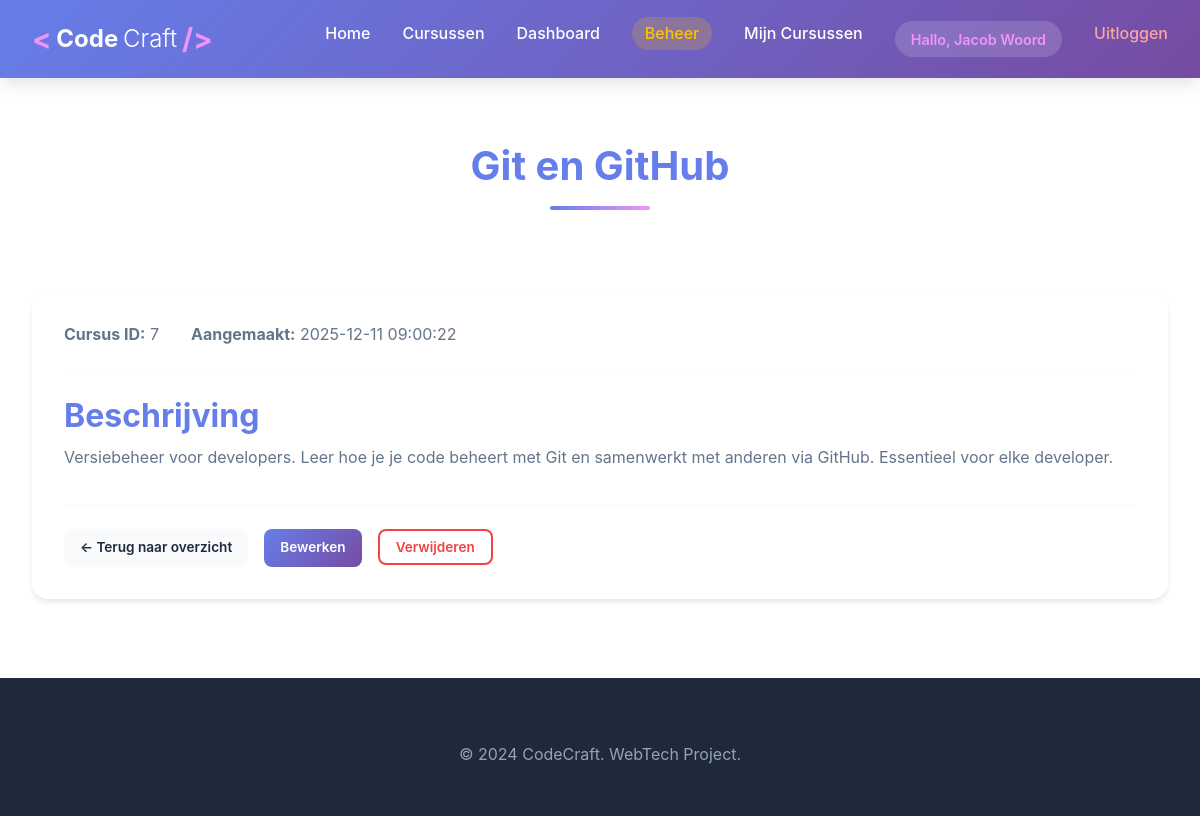
/courses/7 (signed in), run on the app's committed database.
### tables this page shows
CREATE TABLE courses (
            id INTEGER PRIMARY KEY AUTOINCREMENT,
            title TEXT NOT NULL,
            description TEXT,
            created_at DATETIME DEFAULT CURRENT_TIMESTAMP
        );

### py/app.py (the view)
@app.route('/courses/<int:id>')
@admin_required
def view_course(id):
    conn = get_db()
    cursor = conn.cursor()
    cursor.execute('SELECT * FROM courses WHERE id = ?', (id,))
    course = cursor.fetchone()
    conn.close()
    if not course:
        flash('Cursus niet gevonden', 'error')
        return redirect(url_for('list_courses'))
    return render_template('course_detail.html', course=course)

### py/app.py (called while the page is built)
def get_db():
    conn = sqlite3.connect(DATABASE)
    conn.row_factory = sqlite3.Row
    return conn

def admin_required(f):
    @wraps(f)
    def decorated_function(*args, **kwargs):
        if 'user_id' not in session:
            flash('Je moet ingelogd zijn om deze pagina te bekijken.', 'error')
            return redirect(url_for('login_page'))
        if not session.get('is_admin'):
            flash('Je hebt geen toegang tot deze pagina.', 'error')
            return redirect(url_for('index'))
        return f(*args, **kwargs)
    return decorated_function

@app.context_processor
def inject_user():
    return {
        'logged_in': 'user_id' in session,
        'user_name': session.get('user_name'),
        'user_email': session.get('user_email'),
        'is_admin': session.get('is_admin', False)
    }

### templates/course_detail.html (shortened to what this page needs)
{% extends "base.html" %}
{% block content %}
<section class="page-section" id="course-detail">
    <div class="container">
        <h2>{{ course.title }}</h2>
        <div class="course-detail-card">
            <div class="course-meta">
                <p><strong>Cursus ID:</strong> {{ course.id }}</p>
                <p><strong>Aangemaakt:</strong> {{ course['created_at'] }}</p>
            </div>
            <div class="course-description">
                <h3>Beschrijving</h3>
                <p>{{ course.description }}</p>
            </div>
            <div class="course-detail-actions">
                <a href="{{ url_for('list_courses') }}" class="btn-action btn-back">&larr; Terug naar overzicht</a>
                <a href="{{ url_for('edit_course', id=course.id) }}" class="btn-action btn-edit">Bewerken</a>
                <form action="{{ url_for('delete_course', id=course.id) }}" method="POST" style="display: inline;">
                    <button type="submit" class="btn-action btn-delete" onclick="return confirm('Weet je zeker dat je deze cursus wilt verwijderen?')">Verwijderen</button>
                </form>
            </div>
        </div>
    </div>
</section>
{% endblock %}

### static/style.css (style rules this page uses)
:root { --primary-color: #667eea; --primary-dark: #5568d3; --secondary-color: #764ba2; --accent-color: #f093fb; --success-color: #4ade80; --warning-color: #fbbf24; --danger-color: #ef4444; --bg-primary: #ffffff; --bg-secondary: #f8fafc; --bg-dark: #1e293b; --text-primary: #1e293b; --text-secondary: #64748b; --text-light: #94a3b8; --spacing-xs: 0.5rem; --spacing-sm: 1rem; --spacing-md: 2rem; --spacing-lg: 4rem; --spacing-xl: 6rem; --radius-sm: 0.25rem; --radius-md: 0.5rem; --radius-lg: 1rem; --radius-xl: 2rem; --shadow-sm: 0 1px 2px 0 rgb(0 0 0 / 0.05); --shadow-md: 0 4px 6px -1px rgb(0 0 0 / 0.1); --shadow-lg: 0 10px 15px -3px rgb(0 0 0 / 0.1); --shadow-xl: 0 20px 25px -5px rgb(0 0 0 / 0.1); --transition-fast: 0.15s ease; --transition-base: 0.3s ease; --transition-slow: 0.5s ease; }
* { margin: 0; padding: 0; box-sizing: border-box; }
html { scroll-behavior: smooth; }
body { font-family: -apple-system, BlinkMacSystemFont, 'Segoe UI', Roboto, 'Helvetica Neue', Arial, sans-serif; line-height: 1.6; color: var(--text-primary); background: var(--bg-primary); }
h1, h2, h3, h4, h5, h6 { line-height: 1.2; font-weight: 700; }
h2 { font-size: 2.5rem; }
h3 { font-size: 2rem; }
p { margin-bottom: 1rem; }
a { color: var(--primary-color); transition: color var(--transition-base); }
.container { max-width: 1200px; margin: 0 auto; padding: 0 var(--spacing-md); }
section { padding: var(--spacing-lg) 0; }
h2 { color: var(--primary-color); margin-bottom: var(--spacing-md); text-align: center; position: relative; display: inline-block; width: 100%; }
h2::after { content: ''; display: block; width: 100px; height: 4px; background: linear-gradient(90deg, var(--primary-color), var(--accent-color)); margin: 1rem auto; border-radius: 2px; }
.course-description { color: var(--text-secondary); margin-bottom: 1.5rem; }
.page-section { padding: var(--spacing-lg) 0; min-height: calc(100vh - 200px); }
.btn-action { display: inline-block; padding: 0.5rem 1rem; border-radius: var(--radius-md); font-size: 0.85rem; font-weight: 600; text-decoration: none; transition: all var(--transition-fast); border: none; cursor: pointer; font-family: inherit; }
.btn-edit { background: linear-gradient(135deg, var(--primary-color), var(--secondary-color)); color: white; }
.btn-delete { background: transparent; color: var(--danger-color); border: 2px solid var(--danger-color); }
.btn-back { background: var(--bg-secondary); color: var(--text-primary); }
.course-detail-card { background: white; border-radius: var(--radius-lg); padding: var(--spacing-md); box-shadow: var(--shadow-md); margin-top: var(--spacing-md); }
.course-meta { display: flex; gap: 2rem; margin-bottom: 1.5rem; padding-bottom: 1.5rem; border-bottom: 1px solid var(--bg-secondary); color: var(--text-secondary); }
.course-meta p { margin: 0; }
.course-description h3 { color: var(--primary-color); margin-bottom: 0.5rem; }
.course-description p { color: var(--text-secondary); line-height: 1.8; }
.course-detail-actions { display: flex; gap: 1rem; margin-top: 2rem; padding-top: 1.5rem; border-top: 1px solid var(--bg-secondary); flex-wrap: wrap; }

### data on the page
courses: title "Git en GitHub", id "7", created_at "2025-12-11 09:00:22", description "Versiebeheer voor developers. Leer hoe je je code beheert met Git en samenwerkt met anderen via GitHub. Essentieel voor elke developer."

### other printed values
{{ user_name }} "Jacob Woord"
